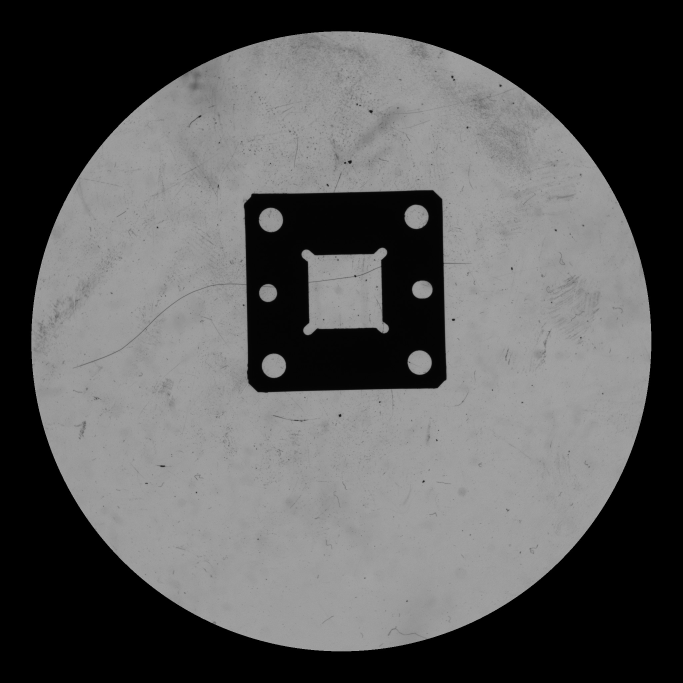
#> input picture Backend-server/D:\All Work\TM-X React\Backend-server\56_149_b2b2f850f6df16d7_test.jpg, 2048 x 2048 px (shown at 1/3 size)
$ python Test_ctop_image.py
#> lines starting #> are read from the running program, lines starting #| are printed output that depends on the picture; after the words box and inside, x2 and y2 are one past the last pixel; in counts of white or black regions, pixels touching at a corner belong together
#> in process_and_save_image, img is the input picture: shape (2048, 2048, 3); min 0, max 173, mean 89.2
### Backend-server/edit_image.py
import os

import cv2
import numpy as np

# ── Crop กรอบสี่เหลี่ยมจัตุรัสกลางภาพ — ทำ **ก่อน** ตรวจจับและวาด ──────────
#
# ⚠ ลำดับนี้สำคัญ: ของเดิมวาดเส้นลงภาพเต็ม 2048px **ก่อน** แล้วค่อย crop ตาม
#   `boundingRect` ของชิ้นงาน แล้ว resize ให้สูง 600px ผลคือความหนาเส้นจริง
#   บนไฟล์ผลลัพธ์ = `thickness × (600 / ความสูงที่ crop ได้)` ซึ่งเปลี่ยนไป
#   ตามขนาดชิ้นงาน — ชิ้นเล็ก scale 2.0 เส้นหนา 4px ทับของจนดูไม่ออก
#   ชิ้นใหญ่ scale 0.5 เส้นเหลือ 1px จางจนเกือบมองไม่เห็น
#
#   พอ crop เป็นสี่เหลี่ยมจัตุรัสขนาดตายตัวก่อน ภาพที่เข้าสู่ขั้นวาดจะมีขนาด
#   เท่ากันทุกใบ → scale คงที่ → **เส้นหนาเท่ากันทุกภาพ** และชิ้นงานอยู่กลาง
#   กรอบเสมอ เทียบภาพข้ามรอบการวัดได้
#
# ⚠ กล้อง TM-X ยึดติดที่เดิมและชิ้นงานถูกวางกลางเฟรมเสมอ การ crop กลางภาพจึง
#   ปลอดภัย · แต่ถ้าวันหลังขยับกล้องหรือเปลี่ยนฟิกซ์เจอร์ ต้องมาปรับค่านี้
#
# ปรับได้ที่ .env — ต้องใหญ่พอครอบ package ที่ใหญ่ที่สุดที่ใช้จริง (10x6.5)
# พร้อมขอบเผื่อ ถ้าเล็กไปชิ้นงานจะโดนตัดขอบแล้วตรวจจับไม่ครบ (มี log เตือนให้)
DEFAULT_CROP_SIZE = 850


def crop_size() -> int:
    """ขนาดกรอบ crop ปัจจุบัน — อ่าน `.env` **ตอนเรียก** ไม่ใช่ตอน import

    ⚠⚠ ห้ามเปลี่ยนกลับไปเป็นค่าคงที่ระดับโมดูล (`CROP_SIZE = int(os.getenv(...))`)
      เด็ดขาด — `Data-receiver.py` เขียนว่า

          บรรทัด 12:  import edit_image
          บรรทัด 30:  load_dotenv(...)

      ค่าคงที่ระดับโมดูลถูกคำนวณตอน `import` คือ **ก่อน** `.env` ถูกโหลด
      ผลคือ `EDIT_IMAGE_CROP` ใน `.env` ถูกเมินทั้งหมด แล้วใช้ค่า default
      เสมอ โดยไม่มี error อะไรเลย — ตั้งค่าใน .env แล้วงงว่าทำไมไม่เปลี่ยน
      (ทดสอบยืนยันแล้ว: ตั้ง 850 แต่ได้ 1100)

      อ่านตอนเรียกแบบนี้ปลอดภัยไม่ว่าลำดับ import จะเป็นยังไง และเปลี่ยนค่า
      แล้วรีสตาร์ท process ก็มีผลทันที
    """
    return DEFAULT_CROP_SIZE

# ── เครื่องมือวาดระดับ Sub-pixel ──────────────────────────────────────────
SHIFT = 4  # วาดด้วยความละเอียดย่อย 1/16 พิกเซล
F = 1 << SHIFT


def crop_center_square(img, size: int):
    """ตัดสี่เหลี่ยมจัตุรัสขนาด `size` จากกึ่งกลางภาพ

    ถ้าภาพเล็กกว่า `size` จะใช้ด้านที่สั้นที่สุดแทน (ไม่เติมขอบดำ) — ภาพจาก
    TM-X เป็นจัตุรัสอยู่แล้ว เคสนี้เกิดเฉพาะตอนเอาภาพจากที่อื่นมาทดสอบ
    """
#> called with size = 850
    h, w = img.shape[:2]
    s = min(size, h, w)
    cx, cy = w // 2, h // 2
    x1, y1 = cx - s // 2, cy - s // 2
    return img[y1:y1 + s, x1:x1 + s]
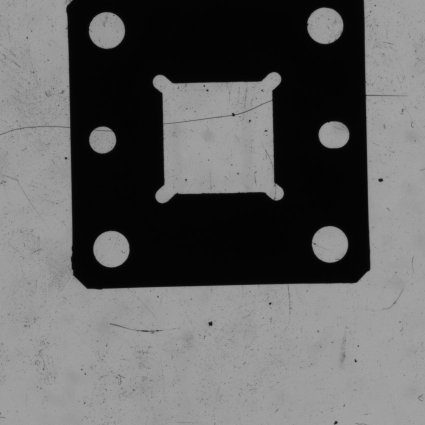
#> returned value: shape (850, 850, 3) (shown at 1/2 size); min 0, max 171, mean 98.6


def P(x, y):
    return (int(round(x * F)), int(round(y * F)))


def draw_dashed_line(img_out, p1, p2, color, thickness=2, dash_len=8, space_len=6):
    dist = np.hypot(p2[0] - p1[0], p2[1] - p1[1])
    if dist == 0:
        return
    dx = (p2[0] - p1[0]) / dist
    dy = (p2[1] - p1[1]) / dist

    curr = 0.0
    draw_state = True
    while curr < dist:
        step = dash_len if draw_state else space_len
        next_curr = min(curr + step, dist)
        if draw_state:
            sp = (p1[0] + dx * curr, p1[1] + dy * curr)
            ep = (p1[0] + dx * next_curr, p1[1] + dy * next_curr)
            cv2.line(img_out, P(*sp), P(*ep), color, thickness, cv2.LINE_AA, SHIFT)
        curr = next_curr
        draw_state = not draw_state


def draw_label(img_out, text, pt, color=(255, 255, 255)):
    font = cv2.FONT_HERSHEY_SIMPLEX
    scale = 0.7
    thick = 2
    outline_thick = 5

    (text_w, text_h), _ = cv2.getTextSize(text, font, scale, thick)
    tx = int(round(pt[0] - text_w / 2.0))
    ty = int(round(pt[1] + text_h / 2.0))

    cv2.putText(img_out, text, (tx, ty), font, scale, (0, 0, 0), outline_thick, cv2.LINE_AA)
    cv2.putText(img_out, text, (tx, ty), font, scale, color, thick, cv2.LINE_AA)


def process_and_save_image(image_path, pair):
    # 1. โหลดภาพและแปลงเป็น Grayscale
    # ⚠ `cv2.imread` **ไม่ raise** เวลาอ่านไม่ออก — คืน `None` เงียบ ๆ แล้วไป
    #   ระเบิดที่ `cvtColor` บรรทัดถัดไปเป็น `cv2.error` ที่อ่านไม่รู้เรื่อง
    #   เช็คเองตรงนี้เพื่อให้ผู้เรียกได้ข้อความที่บอกสาเหตุจริง (ไฟล์ยังเขียน
    #   ไม่เสร็จ / ถูกล็อก / ไฟล์เสีย) ไม่ใช่ assertion ของ OpenCV
    img = cv2.imread(image_path)
    if img is None:
        raise ValueError(f"อ่านไฟล์รูปไม่ได้ (ไฟล์เสียหรือยังเขียนไม่เสร็จ): {image_path}")

    # ⚠ crop **ก่อน** ทุกอย่าง — ทั้งการตรวจจับและการวาดทำงานบนภาพที่ crop แล้ว
    #   ทำให้พิกัดทุกจุดอยู่ในระบบเดียวกันตลอด ไม่ต้องแปลงกลับไปกลับมา
    #   (เหตุผลเต็มอยู่ที่นิยาม CROP_SIZE ข้างบน)
    img = crop_center_square(img, crop_size())

    gray = cv2.cvtColor(img, cv2.COLOR_BGR2GRAY)

    # ── ขนาดรูมุมอ้างอิงตามความกว้างภาพ ไม่ใช่พิกเซลตายตัว ────────────────────
    # ⚠ เดิมเป็น `10 < radius < 40` ซึ่งเป็นเลขที่วัดมาจากภาพ package เล็ก
    #   รูจริงในภาพชุดนั้นรัศมี 28.1–37.6 px คือ **ชนเพดาน 40 อยู่แล้ว** เหลือ
    #   ที่ว่างแค่ 6% · พอ package ใหญ่ขึ้น (9x9 / 9x15 / 10x6.5) รูโตเกิน 40
    #   → ไม่มีรูไหนผ่านตัวกรอง → `top_holes`/`bottom_holes` เหลือฝั่งละจุดเดียว
    #   → `zip()` บรรทัด ~110 จับคู่ข้ามมุม วาดเป็นเส้นทแยงพาดกลางภาพ
    #   (วัดจริงแล้ว: ขยายภาพที่วาดถูกแค่ 1.2 เท่า รูจาก 6 เหลือ 2 · 1.6 เท่า เหลือ 0)
    # 1.0% / 7.5% คือสัดส่วนเดิมเทียบภาพอ้างอิง จึงให้ผลเท่าเดิมเป๊ะที่ขนาดนั้น
    _h_img, _w_img = gray.shape[:2]
    R_MIN, R_MAX = _w_img * 0.010, _w_img * 0.075

    # 2. ทำ Threshold แยกชิ้นงานสีเข้มออกจากพื้นหลัง
    _, thresh = cv2.threshold(gray, 70, 255, cv2.THRESH_BINARY_INV)
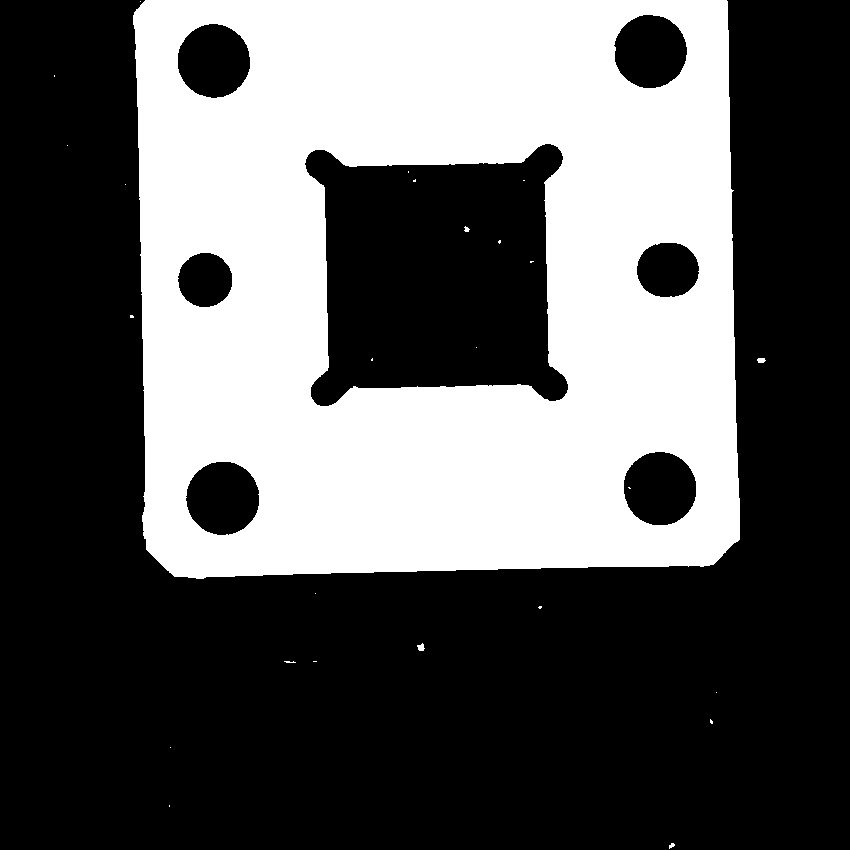
#> thresh: shape (850, 850); 36.6% white; 26 white regions (21 under 20 px), largest, box (x1, y1, x2, y2) and area: (133, 0, 740, 579) 264573, (417, 643, 425, 651) 42, (757, 358, 766, 363) 37, (464, 226, 470, 232) 23, (669, 843, 675, 849) 22

    # 2.5 ล้างเศษ/รอยขีดข่วนออกจากรู (Morphological Opening)
    CLEAN_KERNEL = 5
    _kernel = cv2.getStructuringElement(cv2.MORPH_ELLIPSE, (CLEAN_KERNEL, CLEAN_KERNEL))
    thresh = cv2.morphologyEx(thresh, cv2.MORPH_OPEN, _kernel)
#> thresh: shape (850, 850); 36.6% white; 3 white regions

    # 3. หา Contour และ Hierarchy เพื่อระบุรูที่อยู่ด้านในชิ้นงาน (RETR_CCOMP)
    contours, hierarchy = cv2.findContours(thresh, cv2.RETR_CCOMP, cv2.CHAIN_APPROX_NONE)
#> contours = 10 contours, 1 with area under 20; largest, box (x1, y1, x2, y2) and area: (133, 0, 740, 579) 336678, (304, 143, 569, 407) 52080, (185, 461, 260, 536) 4295, (623, 451, 697, 526) 4288, (177, 23, 251, 99) 4266

    detected_holes = []

    if hierarchy is not None:
        for i, cnt in enumerate(contours):
            if hierarchy[0][i][3] != -1:
                area = cv2.contourArea(cnt)
                perimeter = cv2.arcLength(cnt, True)

                if perimeter > 0:
                    circularity = 4 * np.pi * area / (perimeter * perimeter)
                    (x, y), radius = cv2.minEnclosingCircle(cnt)

                    if circularity > 0.65 and R_MIN < radius < R_MAX:
                        detected_holes.append((x, y, radius))
#> this loop made 10 passes
#> (area, perimeter, circularity, x, y, radius) on passes 4 to 10: (4295, 245.3, 0.897, 222.5, 497.8, 37.6), (4288, 244.8, 0.899, 659.5, 488.2, 37.7), (2371, 182.5, 0.894, 204.7, 279.5, 28.05), (2784, 199, 0.883, 667.5, 269.9, 31.75), (52080.5, 1097.6, 0.543, 436.5, 275, 176.6), (4266.5, 245, 0.893, 213.9, 60.4, 37.72), (4260, 245.3, 0.89, 649.6, 51, 37.59)
#> after the loop, detected_holes = [(222.5, 497.8, 37.6), (659.5, 488.2, 37.7), (204.7, 279.5, 28.05), (667.5, 269.9, 31.75), (213.9, 60.4, 37.72), (649.6, 51, 37.59)]

    output = img.copy()

    # ══════════════════════════════════════════════════════════════════════════
    # LAYER 1: วาดเส้นแนวแกนสีเหลือง (Background Layer)
    # ══════════════════════════════════════════════════════════════════════════
    if detected_holes:
        y_coords = [h[1] for h in detected_holes]
#> y_coords = [497.8, 488.2, 279.5, 269.9, 60.4, 51]
        min_y, max_y = min(y_coords), max(y_coords)
#> min_y = 51; max_y = 497.8
        y_range = max_y - min_y
#> y_range = 446.8

        top_holes = [h for h in detected_holes if abs(h[1] - min_y) < y_range * 0.25]
#> top_holes = [(213.9, 60.4, 37.72), (649.6, 51, 37.59)]
        bottom_holes = [h for h in detected_holes if abs(h[1] - max_y) < y_range * 0.25]
#> bottom_holes = [(222.5, 497.8, 37.6), (659.5, 488.2, 37.7)]

        top_holes = sorted(top_holes, key=lambda h: h[0])
        bottom_holes = sorted(bottom_holes, key=lambda h: h[0])

        midpoints = []
        YELLOW = (0, 255, 255)

        for hole_top, hole_bottom in zip(top_holes, bottom_holes):
            x1, y1, r1 = hole_top
            x2, y2, r2 = hole_bottom

            for (x, y, r) in ((x1, y1, r1), (x2, y2, r2)):
                cv2.circle(output, P(x, y), int(round(r * F)), YELLOW, 2, cv2.LINE_AA, SHIFT)

            cv2.line(output, P(x1, y1), P(x2, y2), YELLOW, 2, cv2.LINE_AA, SHIFT)
            midpoints.append(((x1 + x2) / 2.0, (y1 + y2) / 2.0))
#> this loop made 2 passes
#> (x1, y1, r1, x2, y2, r2) on passes 1 to 2: (213.9, 60.4, 37.72, 222.5, 497.8, 37.6), (649.6, 51, 37.59, 659.5, 488.2, 37.7)
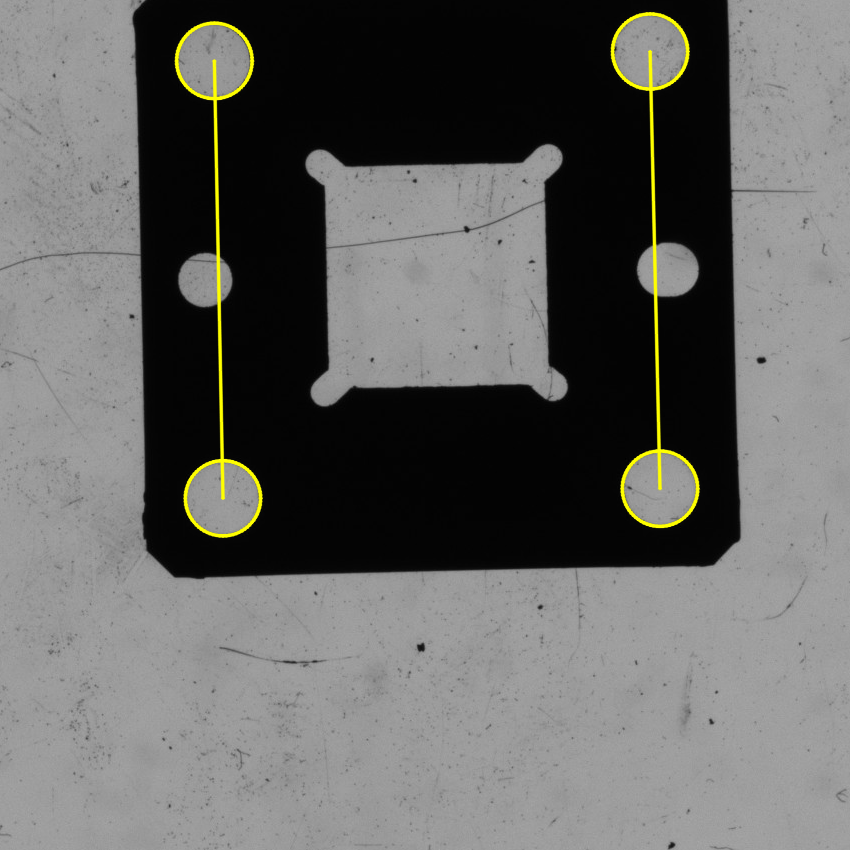
#> output: shape (850, 850, 3); 1.26% of pixels changed, all inside (x1, y1, x2, y2) = (174, 11, 701, 538)
#> after the loop, midpoints = [(218.2, 279.1), (654.6, 269.6)]

        if len(midpoints) >= 2:
            midpoints_sorted = sorted(midpoints, key=lambda m: m[0])
#> midpoints_sorted = [(218.2, 279.1), (654.6, 269.6)]

            for (mx1, my1), (mx2, my2) in zip(midpoints_sorted, midpoints_sorted[1:]):
                cv2.line(output, P(mx1, my1), P(mx2, my2), YELLOW, 2, cv2.LINE_AA, SHIFT)
#> this loop made 1 pass
#> (mx1, my1, mx2, my2) on pass 1: (218.2, 279.1, 654.6, 269.6)
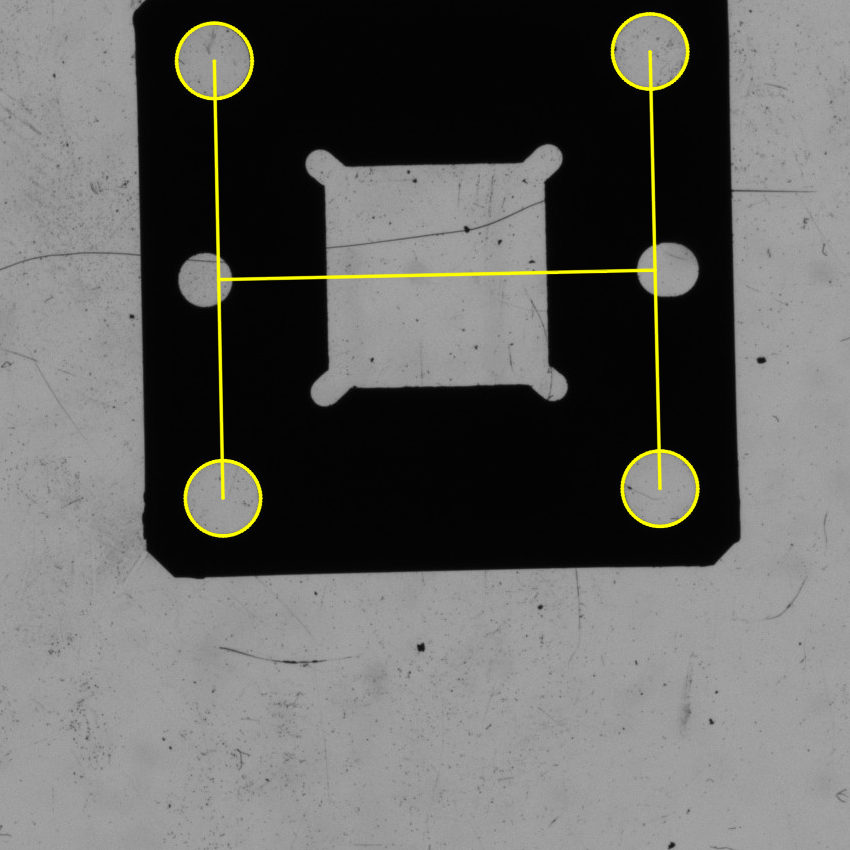
#> output: shape (850, 850, 3); 0.3% of pixels changed, all inside (x1, y1, x2, y2) = (216, 268, 658, 282)

            for (mx, my) in midpoints_sorted:
                cv2.circle(output, P(mx, my), int(round(4 * F)), YELLOW, -1, cv2.LINE_AA, SHIFT)
#> this loop made 2 passes
#> output: shape (850, 850, 3); 0.02% of pixels changed, all inside (x1, y1, x2, y2) = (213, 265, 661, 285)
#> (the rest of the program and of its run is left out)
